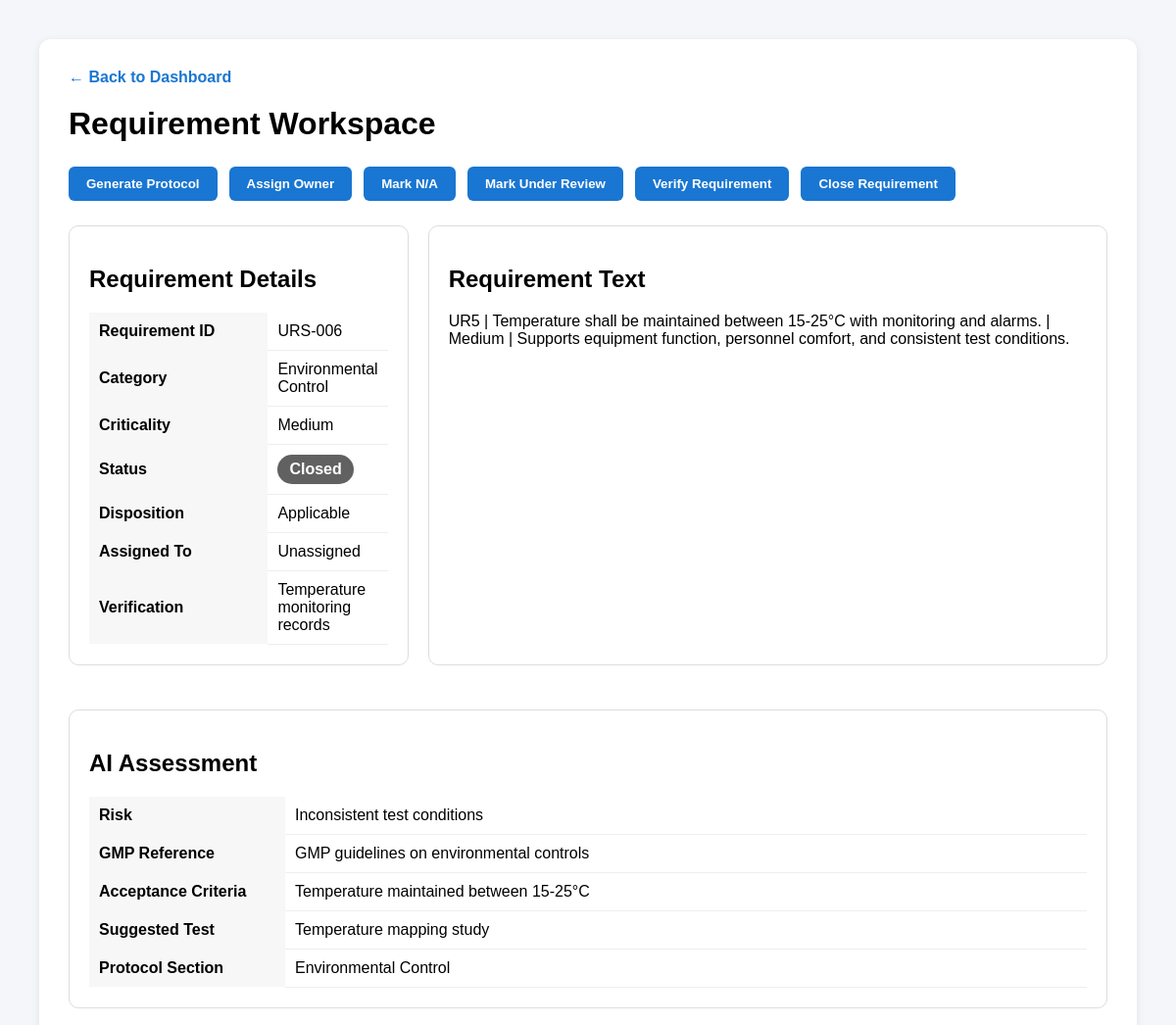
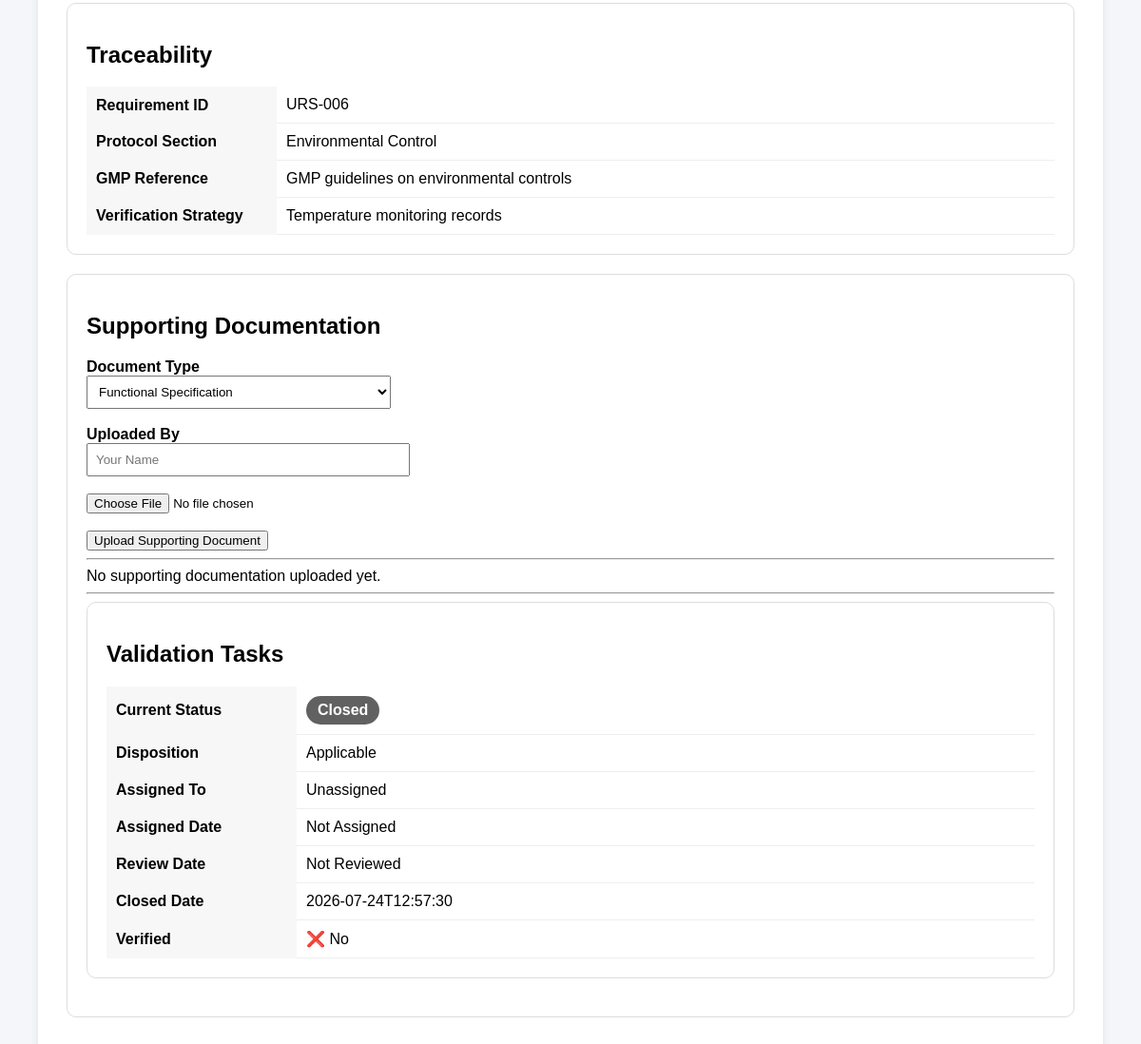
Page /requirement/URS-006 on the earlier database version (2 pictures, top to bottom).
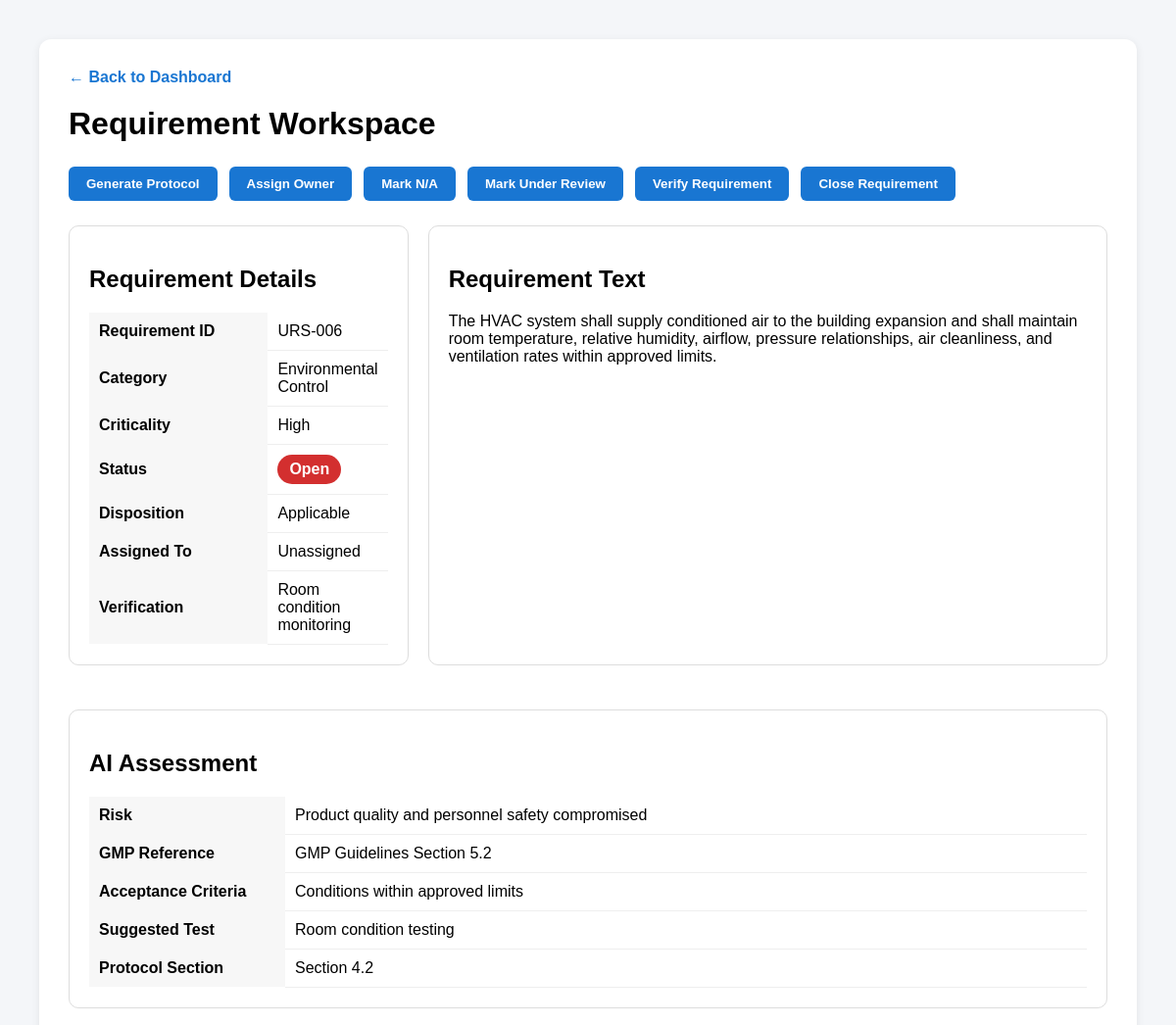
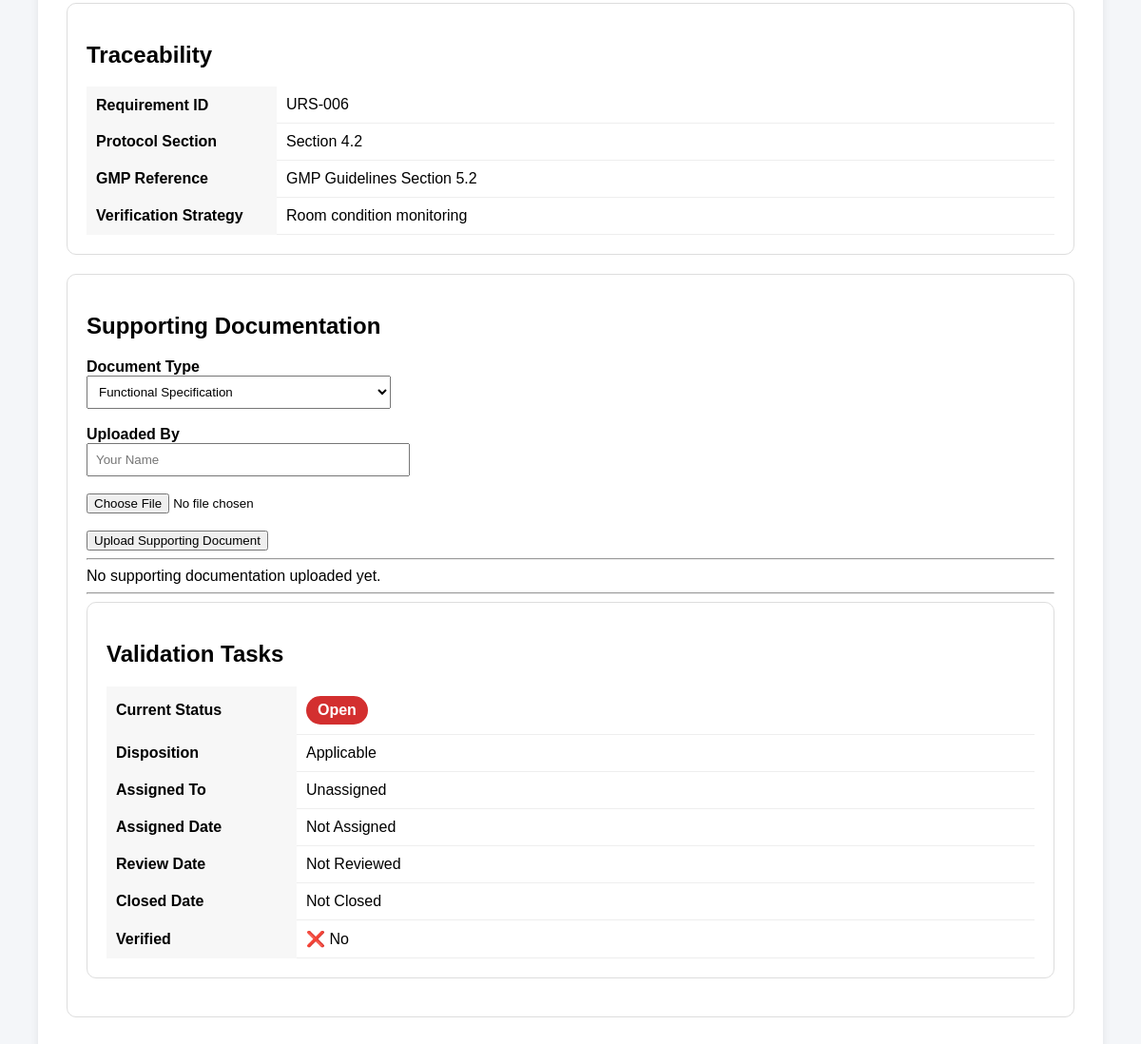
Same page on the later database version (2 pictures, top to bottom).
### tables this page shows
CREATE TABLE requirements (

            req_id TEXT PRIMARY KEY,

            text TEXT,

            category TEXT,

            criticality TEXT,

            verification TEXT,

            status TEXT,

            verified INTEGER,

            risk TEXT,

            gmp_reference TEXT,

            acceptance_criteria TEXT,

            suggested_test TEXT,

            inspection_concern TEXT,

            protocol_section TEXT

        , assigned_to TEXT, assigned_date TEXT, review_date TEXT, verified_by TEXT, approved_by TEXT, closed_date TEXT, comments TEXT, disposition TEXT, na_reason TEXT, na_justification TEXT, na_approved_by TEXT, na_date TEXT, ai_processed INTEGER DEFAULT 0, ai_summary TEXT, system_id INTEGER, source_req_id TEXT, document_id INTEGER);

### web/main.py (the view)
@app.get("/requirement/{req_id}", response_class=HTMLResponse)
def requirement_workspace(
    request: Request,
    req_id: str,
):
    requirement = RequirementRepository.get(req_id)
    return templates.TemplateResponse(
        request=request,
        name="requirement.html",
        context={
            "requirement": requirement
        },
    )

### web/templates/requirement.html (shortened to what the changed rows need)
<!DOCTYPE html>
<html lang="en">
<head>
</head>
<body>
<div class="card">
<h1>Requirement Workspace</h1>
<div class="grid">
<div class="panel">
<h2>Requirement Details</h2>
<table class="details">
<tr>
<th>Requirement ID</th>
<td>{{ requirement.req_id }}</td>
</tr>
<tr>
<th>Category</th>
<td>{{ requirement.category }}</td>
</tr>
<tr>
<th>Criticality</th>
<td>{{ requirement.criticality }}</td>
</tr>
<tr>
<th>Status</th>
<td>
{% if requirement.status=="Open" %}
<span class="status-badge status-open">Open</span>
{% elif requirement.status=="Assigned" %}
<span class="status-badge status-assigned">Assigned</span>
{% elif requirement.status=="Under Review" %}
<span class="status-badge status-under-review">Under Review</span>
{% elif requirement.status=="Verified" %}
<span class="status-badge status-verified">Verified</span>
{% elif requirement.status=="Closed" %}
<span class="status-badge status-closed">Closed</span>
{% else %}
{{ requirement.status }}
{% endif %}
</td>
</tr>
<tr>
<th>Disposition</th>
<td>{{ requirement.disposition or "Applicable" }}</td>
</tr>
<tr>
<th>Assigned To</th>
</tr>
<tr>
<th>Verification</th>
<td>{{ requirement.recommended_verification }}</td>
</tr>
</table>
</div>
<div class="panel">
<h2>Requirement Text</h2>
<p>{{ requirement.text }}</p>
</div>
</div>
<div class="panel">
<h2>AI Assessment</h2>
<table class="details">
<tr>
<th>Risk</th>
<td>{{ requirement.risk or "Not Available" }}</td>
</tr>
<tr>
<th>GMP Reference</th>
<td>{{ requirement.gmp_reference or "Not Available" }}</td>
</tr>
<tr>
<th>Acceptance Criteria</th>
<td>{{ requirement.acceptance_criteria or "Not Available" }}</td>
</tr>
<tr>
<th>Suggested Test</th>
<td>{{ requirement.suggested_test or "Not Available" }}</td>
</tr>
<tr>
<th>Protocol Section</th>
<td>{{ requirement.protocol_section or "Not Available" }}</td>
</tr>
</table>
</div>
<div class="panel">
<h2>Traceability</h2>
<table class="details">
<tr>
<th>Requirement ID</th>
<td>{{ requirement.req_id }}</td>
</tr>
<tr>
<th>Protocol Section</th>
<td>{{ requirement.protocol_section or "Not Assigned" }}</td>
</tr>
<tr>
<th>GMP Reference</th>
<td>{{ requirement.gmp_reference or "Not Available" }}</td>
</tr>
<tr>
<th>Verification Strategy</th>
<td>{{ requirement.recommended_verification }}</td>
</tr>
</table>
</div>
<div class="panel">
<h2>Supporting Documentation</h2>
    <div class="panel">
<h2>Validation Tasks</h2>
<table class="details">
<tr>
<th>Current Status</th>
<td>
{% if requirement.status=="Open" %}
<span class="status-badge status-open">Open</span>
{% elif requirement.status=="Assigned" %}
<span class="status-badge status-assigned">Assigned</span>
{% elif requirement.status=="Under Review" %}
<span class="status-badge status-under-review">Under Review</span>
{% elif requirement.status=="Verified" %}
<span class="status-badge status-verified">Verified</span>
{% elif requirement.status=="Closed" %}
<span class="status-badge status-closed">Closed</span>
{% else %}
{{ requirement.status }}
{% endif %}
</td>
</tr>
<tr>
<th>Disposition</th>
<td>{{ requirement.disposition or "Applicable" }}</td>
</tr>
<tr>
<th>Assigned To</th>
</tr>
<tr>
<th>Assigned Date</th>
</tr>
<tr>
<th>Review Date</th>
</tr>
<tr>
<th>Closed Date</th>
<td>{{ requirement.closed_date or "Not Closed" }}</td>
</tr>
<tr>
<th>Verified</th>
</tr>
</table>
</div>
</div>
</body>
</html>

Differences in the rows shown:
changed requirements "URS-006": criticality "Medium" → "High"; status "Closed" → "Open" (drawn); disposition (not shown) → "Applicable"; recommended_verification "Temperature monitoring records" → "Room condition monitoring"; text "UR5 | Temperature shall be maintained between 15-25°C with monitoring and alarms. | Medium | Supports equipment function, personnel comfort, and consistent test conditions." → "The HVAC system shall supply conditioned air to the building expansion and shall maintain room temperature, relative humidity, airflow, pressure relationships, air cleanliness, and ventilation rates within approved limits."; risk "Inconsistent test conditions" → "Product quality and personnel safety compromised"; gmp_reference "GMP guidelines on environmental controls" → "GMP Guidelines Section 5.2"; acceptance_criteria "Temperature maintained between 15-25°C" → "Conditions within approved limits"; suggested_test "Temperature mapping study" → "Room condition testing"; protocol_section "Environmental Control" → "Section 4.2"; closed_date "2026-07-24T12:57:30" → (not shown)
Other differences:
{{ requirement.closed_date or "Not Closed" }}: (not shown) → "Not Closed"
{{ requirement.disposition or "Applicable" }}: "Applicable" → (not shown)
text no longer shown: "Closed Closed"
text now shown: "Open Open"
